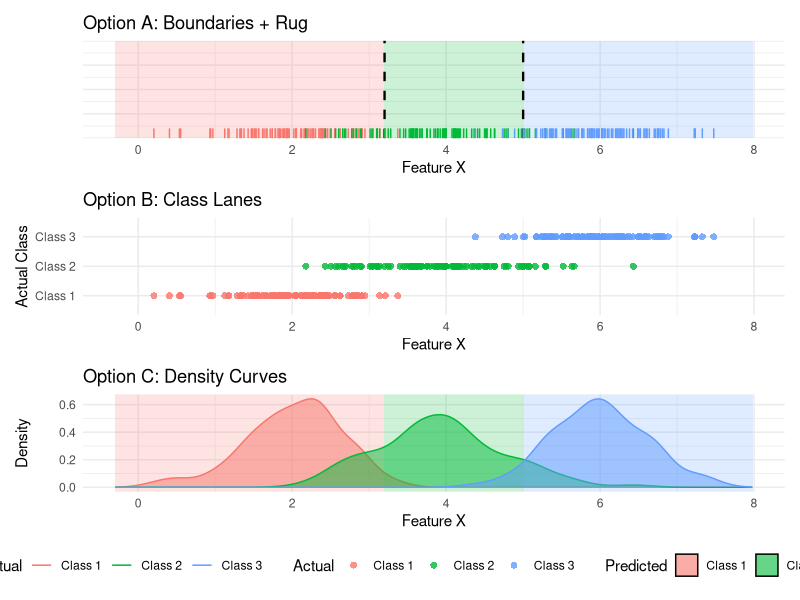

Reproduce this figure in R.
# Load required libraries
library(ggplot2)
library(dplyr)
library(patchwork)

# 1. Generate Synthetic 1D Data
set.seed(42)
n <- 300
df <- data.frame(
  x = c(rnorm(n/3, mean = 2, sd = 0.6), 
        rnorm(n/3, mean = 4, sd = 0.9), 
        rnorm(n/3, mean = 6, sd = 0.6)),
  Actual = factor(rep(c("Class 1", "Class 2", "Class 3"), each = n/3))
)

# 2. Define Decision Boundaries and Background Grid
# Let's say our model learned boundaries at x = 3.2 and x = 5.0
boundaries <- c(3.2, 5.0)

grid <- data.frame(x = seq(min(df$x) - 0.5, max(df$x) + 0.5, length.out = 500))
grid$Predicted <- factor(
  ifelse(grid$x < boundaries[1], "Class 1",
         ifelse(grid$x < boundaries[2], "Class 2", "Class 3"))
)

# Common color palette
class_colors <- c("Class 1" = "#F8766D", "Class 2" = "#00BA38", "Class 3" = "#619CFF")

# ---------------------------------------------------------
# Option A — Explicit Boundaries + Rug
# ---------------------------------------------------------
plot_a <- ggplot() +
  # Background tiles for predicted regions
  geom_tile(data = grid, aes(x = x, y = 0, height = Inf, fill = Predicted), alpha = 0.2) +
  # Vertical lines for explicit boundaries
  geom_vline(xintercept = boundaries, linetype = "dashed", color = "black", linewidth = 0.8) +
  # Rug plot for actual data points
  geom_rug(data = df, aes(x = x, color = Actual), sides = "b", length = unit(0.1, "npc"), linewidth = 0.5) +
  scale_fill_manual(values = class_colors) +
  scale_color_manual(values = class_colors) +
  theme_minimal() +
  theme(legend.position = "none", axis.text.y = element_blank(), axis.title.y = element_blank()) +
  labs(title = "Option A: Boundaries + Rug", x = "Feature X")

# ---------------------------------------------------------
# Option B — Class Lanes
# ---------------------------------------------------------
plot_b <- ggplot() +
  # Background tiles mapped to the full y-axis height
  geom_tile(data = grid, aes(x = x, y = 2, height = 4, fill = Predicted), alpha = 0.2) +
  # Points mapped to their actual class index (y-lanes)
  geom_point(data = df, aes(x = x, y = as.numeric(Actual), color = Actual), 
             size = 2, alpha = 0.8, shape = 16) +
  scale_fill_manual(values = class_colors) +
  scale_color_manual(values = class_colors) +
  scale_y_continuous(breaks = 1:3, labels = c("Class 1", "Class 2", "Class 3"), limits = c(0.5, 3.5)) +
  theme_minimal() +
  theme(legend.position = "none", panel.grid.minor.y = element_blank()) +
  labs(title = "Option B: Class Lanes", x = "Feature X", y = "Actual Class")

# ---------------------------------------------------------
# Option C — Density Curves over Regions
# ---------------------------------------------------------
plot_c <- ggplot() +
  # Background tiles
  geom_tile(data = grid, aes(x = x, y = 0, height = Inf, fill = Predicted), alpha = 0.2) +
  # Density curves overlay
  geom_density(data = df, aes(x = x, fill = Actual, color = Actual), alpha = 0.5, linewidth = 0.5) +
  scale_fill_manual(values = class_colors) +
  scale_color_manual(values = class_colors) +
  theme_minimal() +
  theme(legend.position = "bottom") +
  labs(title = "Option C: Density Curves", x = "Feature X", y = "Density")

# ---------------------------------------------------------
# Combine and Render 
# ---------------------------------------------------------
# Uses the patchwork library to stack them cleanly
combined_plot <- plot_a / plot_b / plot_c + 
  plot_layout(guides = "collect") & theme(legend.position = "bottom")

# Display
print(combined_plot)
